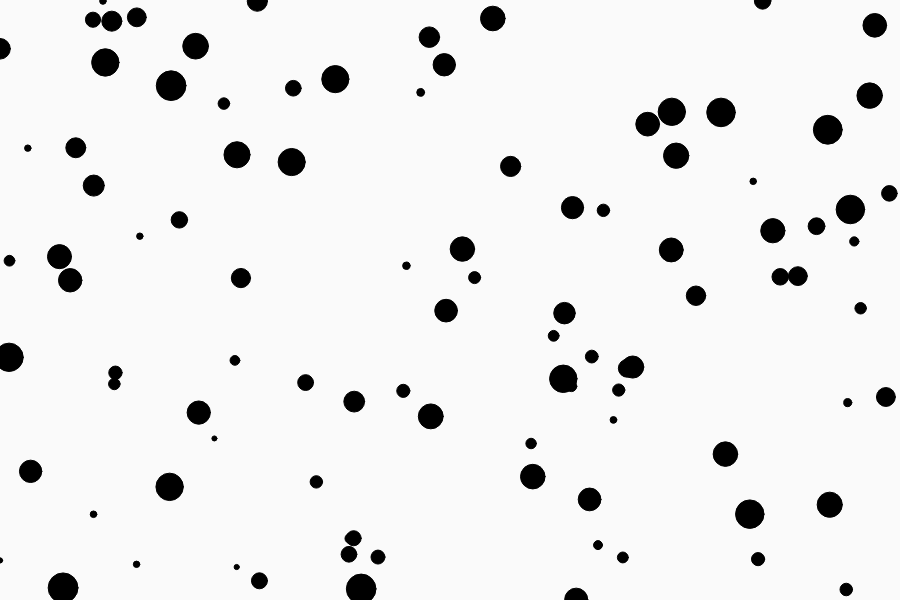
Frame 1 (no input)
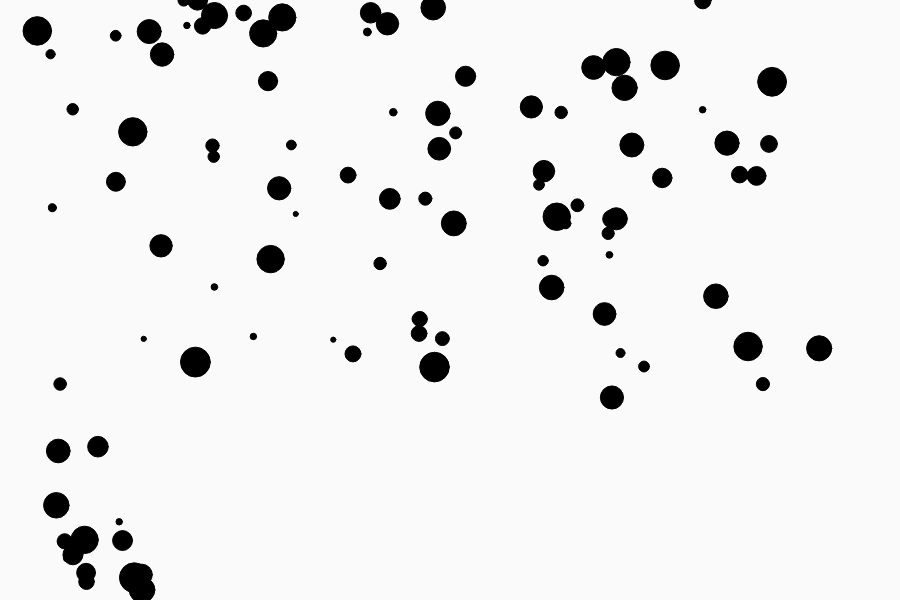
Frame 60 (no input)
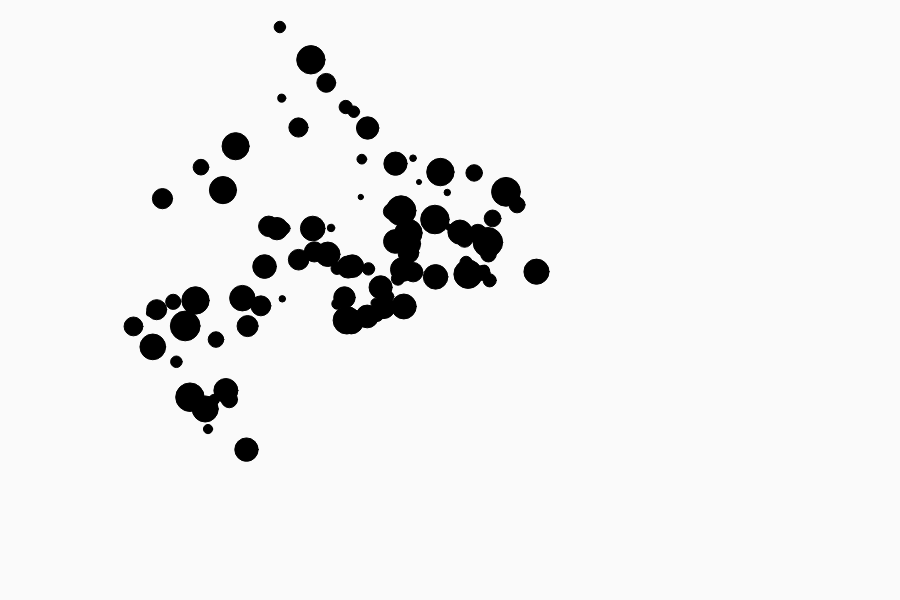
Frame 120 (the mouse pressed at the canvas centre since frame 60)

The p5.js sketch that drew these frames (run headless with seeded random() and noise() and a simulated clock; from frame 60 on, the mouse is pressed at the canvas centre):

// p5.js sketch
// ── sketch.js
let particles = [];

let doDraw = true;

function setup() {
  createCanvas(900, 600);

  for (let i = 0; i < 100; i++) {
    let p = new Particle(random(0, width), random(0, height), random(5, 30));
    particles.push(p);
  }

  angleMode(DEGREES);
}

function draw() {
  background(250);
  for (let i = 0; i < particles.length; i++) {
    particles[i].update();
    particles[i].display();
  }
}

class Particle {
  constructor(x, y, r, c) {
    this.position = createVector(x, y);
    this.speed = createVector(5, 0);
    this.acceleration = createVector(0, 0);
    this.radius = r;
    this.col = c;
    this.maxspeed = 5;
  }

  update() {
    let mouse = createVector(mouseX, mouseY);
    let dir = p5.Vector.sub(mouse, this.position);
    dir.normalize();
    dir.mult(0.2);
    this.acceleration = dir;

    this.speed.add(this.acceleration);
    this.speed.limit(this.maxspeed);
    this.position.add(this.speed);

    if (this.position.x > width) {
      this.position.x = 0;
    }
    if (this.position.x < 0) {
      this.position.x = width;
    }
    if (this.position.y > height) {
      this.position.y = 0;
    }
    if (this.position.y < 0) {
      this.position.y = height;
    }
  }

  display() {
    fill(0);
    ellipse(this.position.x, this.position.y, this.radius, this.radius);
  }
}
